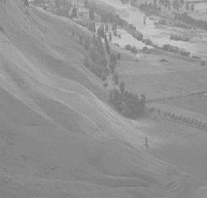
#> input picture Prova/Pratica 1 e 2/Histograma/wiki.png, 207 x 198 px
$ python 'AULA 2 - 4 - equalização do histograma detalhada.py'
#> lines starting #> are read from the running program, lines starting #| are printed output that depends on the picture
import cv2
import numpy as np
from matplotlib import pyplot as plt

"""
Este código carrega uma imagem em tons de cinza ('wiki.png') e equaliza essa imagem usando cv2.equalizeHist(). Em
seguida, ele calcula e plota o histograma e o CDF (Função de Distribuição Cumulativa) tanto para a imagem original
quanto para a imagem equalizada. Após isso, ele exibe a imagem original e a imagem equalizada em dois subplots
separados. O histograma mostra a distribuição das intensidades de pixel na imagem, enquanto o CDF mostra a acumulação
das intensidades de pixel ao longo do intervalo. Essas visualizações ajudam a compreender como a equalização do
histograma afeta a distribuição das intensidades de pixel na imagem.
"""

# Carrega a imagem em tons de cinza
img = cv2.imread('wiki.png', 0)
#> img is the input picture: shape (198, 207); min 114, max 208, mean 147

# Equaliza a imagem
equ = cv2.equalizeHist(img)
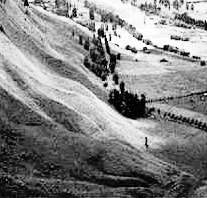
#> equ: shape (198, 207); min 0, max 255, mean 131

# Calcula e plota o histograma e o CDF da imagem original
plt.subplot(221)
hist, bins = np.histogram(img.flatten(), 256, [0, 256])
#> hist = 256 values, max 2463 at index 136, min 0 at index 0, mean 160.1; bins = 257 values from 0 to 256
cdf = hist.cumsum()
#> cdf = 256 values from 0 to 40986
cdf_normalized = cdf * hist.max() / cdf.max()
#> cdf_normalized = 256 values from 0 to 2463
plt.plot(cdf_normalized, color='b')
plt.hist(img.flatten(), 256, [0, 256], color='r')
plt.xlim([0, 256])
plt.legend(('CDF', 'Histograma'), loc='upper left')
plt.title('Histograma da Imagem Original')
plt.xticks([]), plt.yticks([])

# Calcula e plota o histograma e o CDF da imagem equalizada
plt.subplot(222)
hist, bins = np.histogram(equ.flatten(), 256, [0, 256])
#> hist = 256 values, max 2463 at index 59, min 0 at index 6, mean 160.1
cdf = hist.cumsum()
#> cdf = 256 values from 75 to 40986
cdf_normalized = cdf * hist.max() / cdf.max()
#> cdf_normalized = 256 values from 4.51 to 2463
plt.plot(cdf_normalized, color='b')
plt.hist(equ.flatten(), 256, [0, 256], color='r')
plt.xlim([0, 256])
plt.legend(('CDF', 'Histograma'), loc='upper left')
plt.title('Histograma da Imagem Equalizada')
plt.xticks([]), plt.yticks([])

# Exibe a imagem original
plt.subplot(223)
plt.imshow(img, cmap='gray')
plt.title('Imagem Original')
plt.xticks([]), plt.yticks([])

# Exibe a imagem equalizada
plt.subplot(224)
plt.imshow(equ, cmap='gray')
plt.title('Imagem Equalizada')
plt.xticks([]), plt.yticks([])

plt.show()
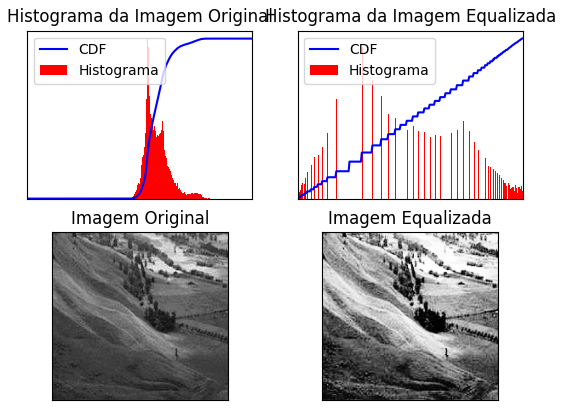
#> figure drawn by matplotlib, 4 panels
